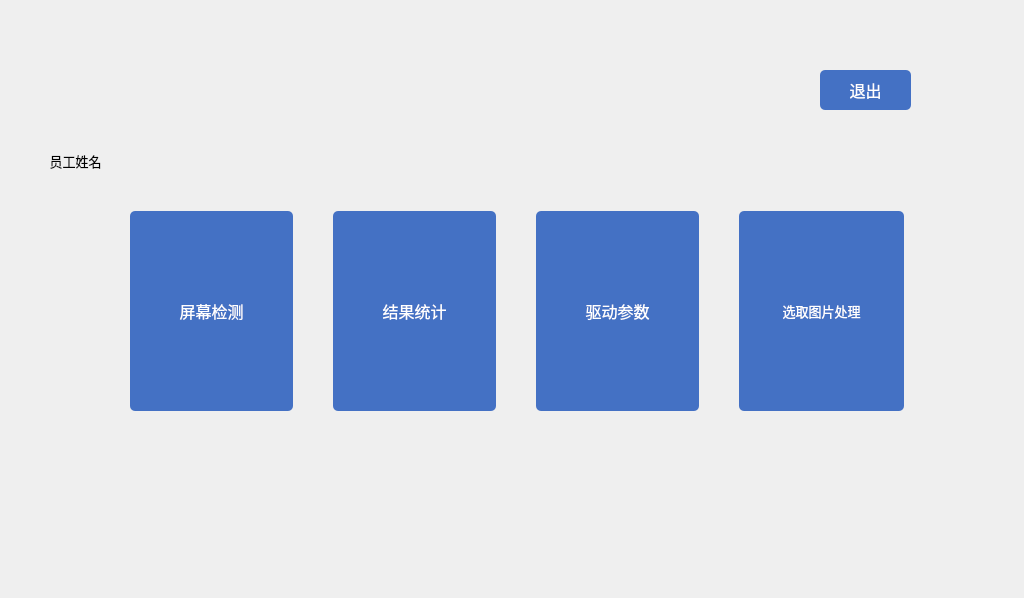
<?xml version="1.0" encoding="UTF-8"?>
<ui version="4.0">
 <class>Choose</class>
 <widget class="QWidget" name="Choose">
  <property name="geometry">
   <rect>
    <x>0</x>
    <y>0</y>
    <width>1024</width>
    <height>598</height>
   </rect>
  </property>
  <property name="windowTitle">
   <string>Form</string>
  </property>
  <widget class="QWidget" name="verticalLayoutWidget">
   <property name="geometry">
    <rect>
     <x>10</x>
     <y>10</y>
     <width>131</width>
     <height>171</height>
    </rect>
   </property>
   <layout class="QVBoxLayout" name="verticalLayout">
    <property name="spacing">
     <number>0</number>
    </property>
    <item>
     <widget class="QLabel" name="label">
      <property name="minimumSize">
       <size>
        <width>0</width>
        <height>130</height>
       </size>
      </property>
      <property name="text">
       <string/>
      </property>
     </widget>
    </item>
    <item>
     <widget class="QLabel" name="label_2">
      <property name="font">
       <font>
        <family>微软雅黑</family>
        <pointsize>10</pointsize>
       </font>
      </property>
      <property name="text">
       <string>员工姓名</string>
      </property>
      <property name="alignment">
       <set>Qt::AlignCenter</set>
      </property>
     </widget>
    </item>
   </layout>
  </widget>
  <widget class="QWidget" name="horizontalLayoutWidget">
   <property name="geometry">
    <rect>
     <x>130</x>
     <y>210</y>
     <width>774</width>
     <height>202</height>
    </rect>
   </property>
   <layout class="QHBoxLayout" name="horizontalLayout">
    <property name="spacing">
     <number>40</number>
    </property>
    <item>
     <widget class="QPushButton" name="pushButton_2">
      <property name="minimumSize">
       <size>
        <width>163</width>
        <height>200</height>
       </size>
      </property>
      <property name="maximumSize">
       <size>
        <width>163</width>
        <height>16777215</height>
       </size>
      </property>
      <property name="font">
       <font>
        <family>微软雅黑</family>
        <pointsize>12</pointsize>
       </font>
      </property>
      <property name="styleSheet">
       <string notr="true">QPushButton{color:white;background-color: rgb(68, 113, 196);border-radius:5px}
QPushButton::pressed{background-color: rgb(142, 170, 220);}</string>
      </property>
      <property name="text">
       <string>屏幕检测</string>
      </property>
     </widget>
    </item>
    <item>
     <widget class="QPushButton" name="pushButton">
      <property name="minimumSize">
       <size>
        <width>163</width>
        <height>200</height>
       </size>
      </property>
      <property name="maximumSize">
       <size>
        <width>163</width>
        <height>16777215</height>
       </size>
      </property>
      <property name="font">
       <font>
        <family>微软雅黑</family>
        <pointsize>12</pointsize>
       </font>
      </property>
      <property name="styleSheet">
       <string notr="true">QPushButton{color:white;background-color: rgb(68, 113, 196);border-radius:5px}
QPushButton::pressed{background-color: rgb(142, 170, 220);}</string>
      </property>
      <property name="text">
       <string>结果统计</string>
      </property>
     </widget>
    </item>
    <item>
     <widget class="QPushButton" name="pushButton_3">
      <property name="minimumSize">
       <size>
        <width>163</width>
        <height>200</height>
       </size>
      </property>
      <property name="maximumSize">
       <size>
        <width>163</width>
        <height>16777215</height>
       </size>
      </property>
      <property name="font">
       <font>
        <family>微软雅黑</family>
        <pointsize>12</pointsize>
       </font>
      </property>
      <property name="styleSheet">
       <string notr="true">QPushButton{color:white;background-color: rgb(68, 113, 196);border-radius:5px}
QPushButton::pressed{background-color: rgb(142, 170, 220);}</string>
      </property>
      <property name="text">
       <string>驱动参数</string>
      </property>
     </widget>
    </item>
    <item>
     <widget class="QPushButton" name="pushButton_5">
      <property name="minimumSize">
       <size>
        <width>0</width>
        <height>200</height>
       </size>
      </property>
      <property name="font">
       <font>
        <family>微软雅黑</family>
        <pointsize>10</pointsize>
       </font>
      </property>
      <property name="styleSheet">
       <string notr="true">QPushButton{color:white;background-color: rgb(68, 113, 196);border-radius:5px}
QPushButton::pressed{background-color: rgb(142, 170, 220);}</string>
      </property>
      <property name="text">
       <string>选取图片处理</string>
      </property>
     </widget>
    </item>
   </layout>
  </widget>
  <widget class="QPushButton" name="pushButton_4">
   <property name="geometry">
    <rect>
     <x>820</x>
     <y>70</y>
     <width>91</width>
     <height>40</height>
    </rect>
   </property>
   <property name="font">
    <font>
     <family>微软雅黑</family>
     <pointsize>12</pointsize>
    </font>
   </property>
   <property name="styleSheet">
    <string notr="true">QPushButton{color:white;background-color: rgb(68, 113, 196);border-radius:5px}                               QPushButton::pressed{background-color: rgb(142, 170, 220);}</string>
   </property>
   <property name="text">
    <string>退出</string>
   </property>
  </widget>
 </widget>
 <resources/>
 <connections/>
</ui>
